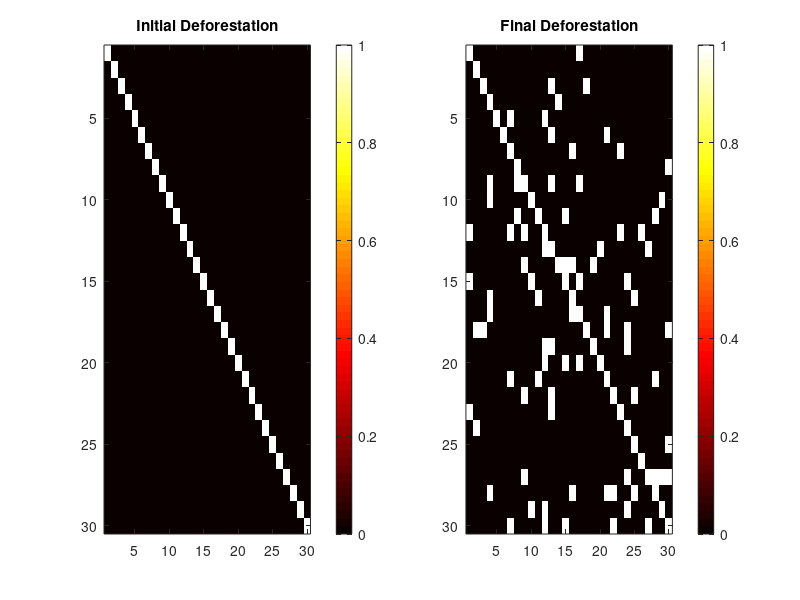

MATLAB code to generate this figure: (Note: this script raises an error after producing the figure.)
% Last version: Aug 7 2025

% ######################################################
% ### Deforestation Model with Agribusiness Dynamics ###
% ######################################################

clear all; clc; close all;
colormap hot;

% ##################
% ### Parameters ###
% ##################

N = 30;
Tmax = 1;                % Number of time periods
beta = 0.01;
alpha = 0.75;
pi = 0.2;
Tlag = 4;                % Time producing at low productivity
sigma = 3;               % Elasticity of demand
delta_n = 1;             % Demand shifter
tau_n = 1.2;             % Transport cost
Gamma = 1 / ((1 - beta) * sigma);
wage = 1;

% #######################
% ### Grid Parameters ###
% #######################

A = 1 + rand(N);         % Productivity > 1
F = 1.44.*ones(N);          % Deforestation cost
L = ones(N);             % Legal status (1 = protected, 0 = unprotected)
L(:, (N/2+1):end) = 0;       % Right half unprotected
w = wage * ones(N);      % Constant wage

% ###################
% ### Time Series ###
% ###################

D = zeros(N, N, Tmax); D(:,:,1) = eye(N);
O = zeros(N, N, Tmax); O_aux = rand(N); O(:,:,1) = eye(N).*O_aux;
R = zeros(N, N, Tmax); R(:,:,1) = (2 + rand(N)) .* ((A - w) ./ (1 - beta));
S = zeros(N, N, Tmax); S(:,:,1) = eye(N);


% ######################
% ### Some Functions ###
% ######################

Sigma = @(S, Sbar, s) sqrt(max(0, Sbar^2 - s*(Sbar - S).^2)); % Inverted U-Shape
B = @(A, S, pI, rho, Sbar, s) pI * (rho - 1) * (A .* Sigma(S, Sbar, s) ./ ...
    (rho * pI)).^(rho / (rho - 1));

for t = 1:Tmax
    % Farmers
    term1 = alpha * A * (1 - beta^Tlag) / (1 - beta);
    term2 = beta^Tlag * (pi * (R(:,:,t)+wage/(1-beta)) + (1 - pi) .* ...
        (A + beta * pi * (R(:,:,t) + wage / (1 - beta))) ./ (1 - beta * (1 - pi)));
    Vu = term1 - F + term2;
    Vp = ((1 - beta^Tlag) * alpha + beta^Tlag) .* A / (1 - beta) - F;

    D_u = L == 0 & D(:,:,t) ~= 1 & Vu > 0; 
    D_p = L == 1 & D(:,:,t) ~= 1 & Vp > 0;

    D(:,:,t+1) = D(:,:,t) + D_u+D_p;
    O(:,:,t+1) = (D_p+D_u) .* O_aux;
    R(:,:,t+1) = R(:,:,t);

    % Agribusiness
end

% === Final Heatmaps ===
figure;
subplot(1,2,1)
imagesc(D(:,:,1)); colormap hot; colorbar;
title('Initial Deforestation');

subplot(1,2,2)
imagesc(D(:,:,end)); colormap hot; colorbar;
title('Final Deforestation');

Agribusiness
D